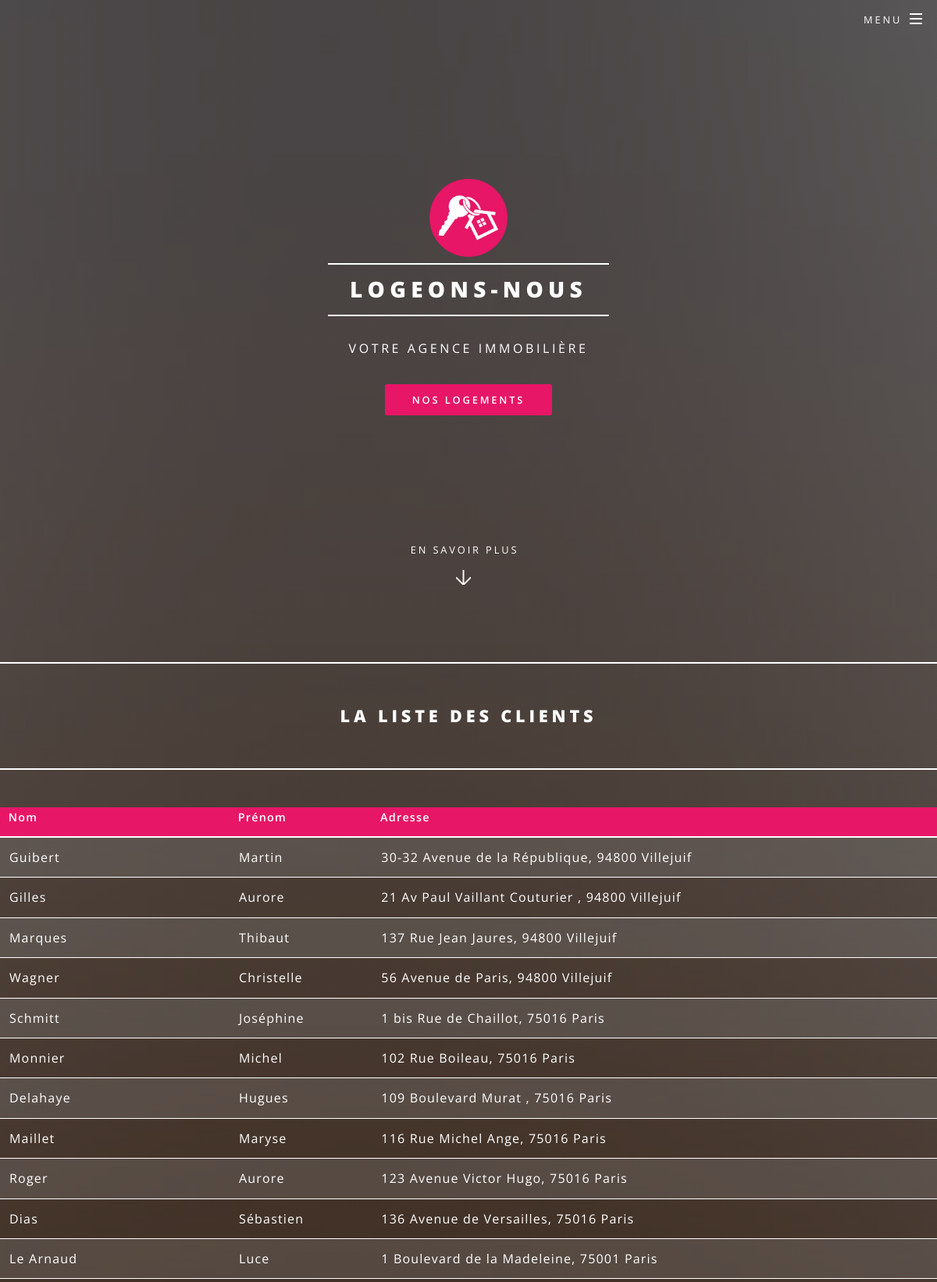
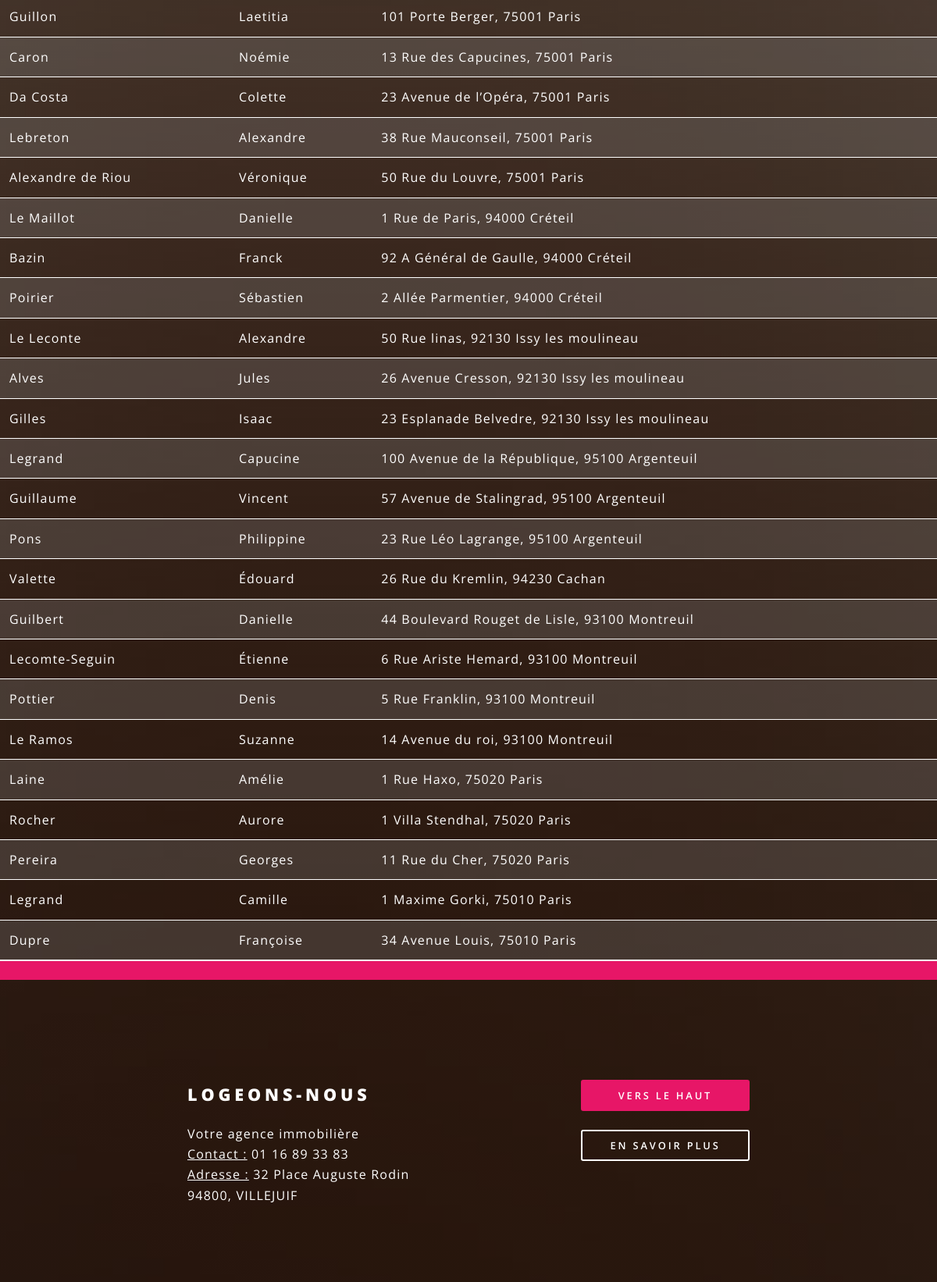
The app's page /controlleur/index.php?action=client (signed in, upper part) with its own data (2 pictures, top to bottom).
### tables this page shows
CREATE TABLE IF NOT EXISTS `personne` (
  `idPersonne` int NOT NULL,
  `nom` varchar(20) DEFAULT NULL,
  `prenom` varchar(20) DEFAULT NULL,
  `autorise` tinyint(1) DEFAULT NULL,
  `idAdresse` int DEFAULT NULL,
  PRIMARY KEY (`idPersonne`),
  KEY `idAdresse` (`idAdresse`)
);

CREATE TABLE IF NOT EXISTS `adresse` (
  `idAdresse` int NOT NULL,
  `libelle` varchar(50) DEFAULT NULL,
  `ville` varchar(20) DEFAULT NULL,
  `cp` int DEFAULT NULL,
  PRIMARY KEY (`idAdresse`)
);

### modele/fonctions.php (called while the page is built, shortened)
<?php
function getClient()
{
    include 'db_connect.php';
    $req5 = "select p.nom, p.prenom, p.autorise, a.libelle, a.cp, a.ville from personne as p
    inner join adresse as a on a.idAdresse = p.idAdresse";
    $res5 = $dbh -> prepare($req5);
    $res5 -> execute();
    $data3 = $res5 -> fetchAll(PDO::FETCH_ASSOC);
    return ($data3);
}
?>

### vue/voir_client.php (the view, shortened to what this page needs)
<!DOCTYPE html>
<html lang="fr">
<head>
    <link rel="stylesheet" href="../assets/css/logement.css">
</head>
<hr id="one">
<center>
    <h2>La liste des clients</h2>
</center>
<hr>
<header class="bande">
    <div class="table-wrapper">
        <table >
            <thead>
                <tr>
                    <th>Nom</th>
                    <th>Prénom</th>
                    <th>Adresse</th>
                </tr>
            </thead>
            <tbody>
            <?php
            foreach($lesClients as $unClient)
            {
            ?>
                <tr>
                    <td><?php echo $unClient['nom'];?></td>
                    <td><?php echo $unClient['prenom'];?></td>
                    <td><?php echo $unClient['libelle'],", ",$unClient['cp'], " ", $unClient['ville'] ;?></td>
                </tr>
            <?php
            }
            ?>
            </tbody>
            <tfoot>
                <tr>
                    <td colspan="2"></td>
                    <td></td>
                </tr>
            </tfoot>
        </table>
    </div>
</header>

### vue/header.php (shortened to what this page needs)
<!DOCTYPE HTML>
<html>
	<head>
		<link rel="stylesheet" href="../assets/css/main.css" />
	</head>
	<body class="landing is-preload">
			<div id="page-wrapper">
        <header id="header" class="alt">
                <nav id="nav">
                    <ul>
                        <li class="special">
                            <a href="#menu" class="menuToggle"><span>Menu</span></a>
                        </li>
                    </ul>
                </nav>
        </header>
        <section id="banner">
            <div class="inner">
                <img style = "width: 100px" src="../images/icon.webp" alt="computer icon" /><br />
                <h2>Logeons-nous</h2>
                <p>Votre agence immobilière<br />
            </p>
                <ul class="actions special">
                    <li><a href="../controlleur/index.php?action=logement" class="button primary">Nos logements </a></li>
                </ul>
            </div>
            <a href="#one" class="more scrolly">En savoir plus</a>
        </section>
    </body>

### controlleur/index.php (shortened to what this page needs)
<?php
        include '../vue/header.php';
        require '../modele/fonctions.php';
if(!isset($_REQUEST['action']))
{
    if (!isset($_SESSION["id"]))
    {
        $action = 'connexion';
    }
    else{
        $action = 'acceuil';
    }
}else
{
    $action = $_REQUEST['action'];
}
        switch ($action)
            {
                case 'client':
                    $lesClients = getClient();
                    include ("../vue/voir_client.php");
                    break;
            }
        include '../vue/footer.php';
    ?>

### vue/footer.php (shortened to what this page needs)
<section id="cta" class="wrapper style4">
    <div class="inner">
        <header>
            <h2>Logeons-nous</h2>
            <p>Votre agence immobilière <br>
            <u>Contact :</u>  01 16 89 33 83 <br>
            <u>Adresse :</u> 32 Place Auguste Rodin <br> 94800, VILLEJUIF
        </p>
        </header>
        <ul class="actions stacked">
            <li><a href="#" class="button fit primary">Vers le haut</a></li>
            <li><a href="#" class="button fit">En savoir plus</a></li>
        </ul>
    </div>
</section>
</html>

### assets/css/logement.css (style rules this page uses)
:root { --color: #e71667; --transition-time: 0.4s; }
* { box-sizing: border-box; }
body { margin: 0; min-height: 100vh; font-family: 'Open Sans'; background: #fafafa; }
a { color: inherit; }
.bande { color:rgb(255, 255, 255); }
th, tfoot { background-color: #e71667; }

### records on screen
personne: nom "Guibert", prenom "Martin", idAdresse.libelle "30-32 Avenue de la République", idAdresse.cp "94800", idAdresse.ville "Villejuif"
personne: nom "Gilles", prenom "Aurore", idAdresse.libelle "21 Av Paul Vaillant Couturier", idAdresse.cp "94800", idAdresse.ville "Villejuif"
personne: nom "Marques", prenom "Thibaut", idAdresse.libelle "137 Rue Jean Jaures", idAdresse.cp "94800", idAdresse.ville "Villejuif"
personne: nom "Wagner", prenom "Christelle", idAdresse.libelle "56 Avenue de Paris", idAdresse.cp "94800", idAdresse.ville "Villejuif"
personne: nom "Schmitt", prenom "Joséphine", idAdresse.libelle "1 bis Rue de Chaillot", idAdresse.cp "75016", idAdresse.ville "Paris"
personne: nom "Monnier", prenom "Michel", idAdresse.libelle "102 Rue Boileau", idAdresse.cp "75016", idAdresse.ville "Paris"
personne: nom "Delahaye", prenom "Hugues", idAdresse.libelle "109 Boulevard Murat", idAdresse.cp "75016", idAdresse.ville "Paris"
personne: nom "Maillet", prenom "Maryse", idAdresse.libelle "116 Rue Michel Ange", idAdresse.cp "75016", idAdresse.ville "Paris"
personne: nom "Roger", prenom "Aurore", idAdresse.libelle "123 Avenue Victor Hugo", idAdresse.cp "75016", idAdresse.ville "Paris"
personne: nom "Dias", prenom "Sébastien", idAdresse.libelle "136 Avenue de Versailles", idAdresse.cp "75016", idAdresse.ville "Paris"
personne: nom "Le Arnaud", prenom "Luce", idAdresse.libelle "1 Boulevard de la Madeleine", idAdresse.cp "75001", idAdresse.ville "Paris"
personne: nom "Guillon", prenom "Laetitia", idAdresse.libelle "101 Porte Berger", idAdresse.cp "75001", idAdresse.ville "Paris"
personne: nom "Caron", prenom "Noémie", idAdresse.libelle "13 Rue des Capucines", idAdresse.cp "75001", idAdresse.ville "Paris"
personne: nom "Da Costa", prenom "Colette", idAdresse.libelle "23 Avenue de l’Opéra", idAdresse.cp "75001", idAdresse.ville "Paris"
personne: nom "Lebreton", prenom "Alexandre", idAdresse.libelle "38 Rue Mauconseil", idAdresse.cp "75001", idAdresse.ville "Paris"
personne: nom "Alexandre de Riou", prenom "Véronique", idAdresse.libelle "50 Rue du Louvre", idAdresse.cp "75001", idAdresse.ville "Paris"
personne: nom "Le Maillot", prenom "Danielle", idAdresse.libelle "1 Rue de Paris", idAdresse.cp "94000", idAdresse.ville "Créteil"
personne: nom "Bazin", prenom "Franck", idAdresse.libelle "92 A Général de Gaulle", idAdresse.cp "94000", idAdresse.ville "Créteil"
personne: nom "Poirier", prenom "Sébastien", idAdresse.libelle "2 Allée Parmentier", idAdresse.cp "94000", idAdresse.ville "Créteil"
personne: nom "Le Leconte", prenom "Alexandre", idAdresse.libelle "50 Rue linas", idAdresse.cp "92130", idAdresse.ville "Issy les moulineau"
personne: nom "Alves", prenom "Jules", idAdresse.libelle "26 Avenue Cresson", idAdresse.cp "92130", idAdresse.ville "Issy les moulineau"
personne: nom "Gilles", prenom "Isaac", idAdresse.libelle "23 Esplanade Belvedre", idAdresse.cp "92130", idAdresse.ville "Issy les moulineau"
personne: nom "Legrand", prenom "Capucine", idAdresse.libelle "100 Avenue de la République", idAdresse.cp "95100", idAdresse.ville "Argenteuil"
personne: nom "Guillaume", prenom "Vincent", idAdresse.libelle "57 Avenue de Stalingrad", idAdresse.cp "95100", idAdresse.ville "Argenteuil"
personne: nom "Pons", prenom "Philippine", idAdresse.libelle "23 Rue Léo Lagrange", idAdresse.cp "95100", idAdresse.ville "Argenteuil"
personne: nom "Valette", prenom "Édouard", idAdresse.libelle "26 Rue du Kremlin", idAdresse.cp "94230", idAdresse.ville "Cachan"
personne: nom "Guilbert", prenom "Danielle", idAdresse.libelle "44 Boulevard Rouget de Lisle", idAdresse.cp "93100", idAdresse.ville "Montreuil"
personne: nom "Lecomte-Seguin", prenom "Étienne", idAdresse.libelle "6 Rue Ariste Hemard", idAdresse.cp "93100", idAdresse.ville "Montreuil"
personne: nom "Pottier", prenom "Denis", idAdresse.libelle "5 Rue Franklin", idAdresse.cp "93100", idAdresse.ville "Montreuil"
personne: nom "Le Ramos", prenom "Suzanne", idAdresse.libelle "14 Avenue du roi", idAdresse.cp "93100", idAdresse.ville "Montreuil"
personne: nom "Laine", prenom "Amélie", idAdresse.libelle "1 Rue Haxo", idAdresse.cp "75020", idAdresse.ville "Paris"
personne: nom "Rocher", prenom "Aurore", idAdresse.libelle "1 Villa Stendhal", idAdresse.cp "75020", idAdresse.ville "Paris"
personne: nom "Pereira", prenom "Georges", idAdresse.libelle "11 Rue du Cher", idAdresse.cp "75020", idAdresse.ville "Paris"
personne: nom "Legrand", prenom "Camille", idAdresse.libelle "1 Maxime Gorki", idAdresse.cp "75010", idAdresse.ville "Paris"
personne: nom "Dupre", prenom "Françoise", idAdresse.libelle "34 Avenue Louis", idAdresse.cp "75010", idAdresse.ville "Paris"
